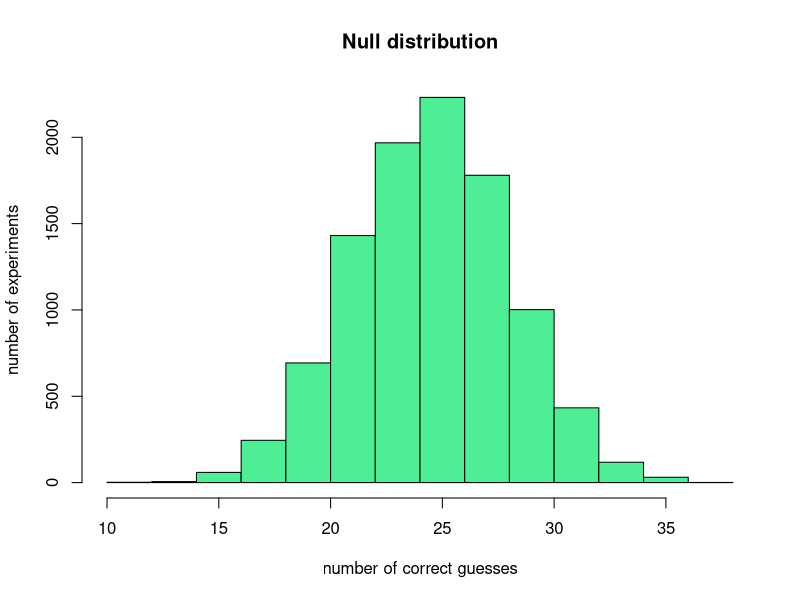
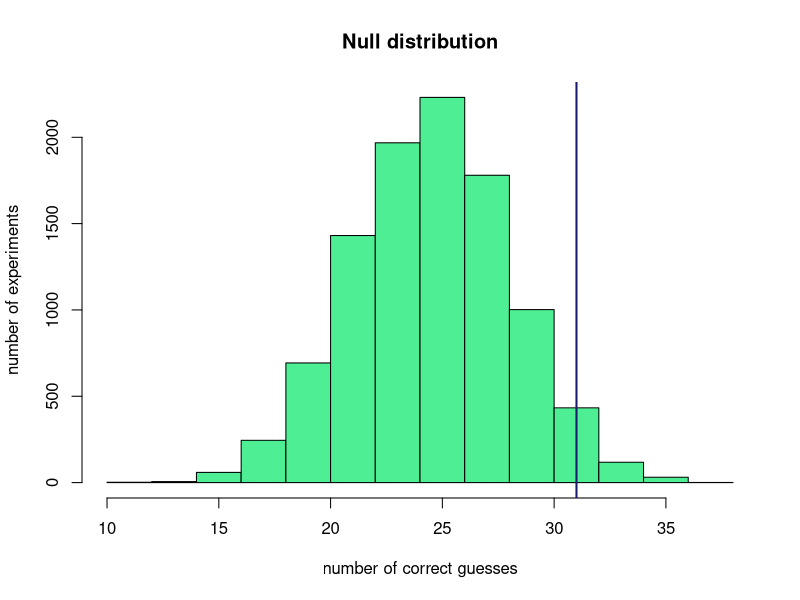

Recreate these plots in R, in order.
## ---- chunk 1
library(tufte)
library(xtable)
knitr::opts_chunk$set(echo = TRUE)
knitr::opts_knit$set(global.par = TRUE)
# See https://stackoverflow.com/questions/25646333/code-chunk-font-size-in-rmarkdown-with-knitr-and-latex
def.chunk.hook  <- knitr::knit_hooks$get("chunk")
knitr::knit_hooks$set(chunk = function(x, options) 
  {
  x <- def.chunk.hook(x, options)
  ifelse(options$size != "normalsize", paste0("\\", options$size,"\n\n", x, "\n\n\\normalsize"), x)
  })
# See https://stackoverflow.com/questions/23349525/how-to-set-knitr-chunk-output-width-on-a-per-chunk-basis
knitr::knit_hooks$set(width=local({
    .width <- 0
    function(before, options, envir) {
        if (before) .width <<- options(width=options$width)
        else options(.width)
    }
}))
## ---- chunk 2
block <- sample(c(0,1),50,replace=TRUE)
block
## ---- chunk 3
correct <- sum(block)
## ---- chunk 4
number_correct <- vector(mode="numeric")
## ---- chunk 5
nexp <- 10000
for (i in 1:nexp){
  block <- sample(c(0,1),50,replace=TRUE)
  correct <- sum(block)
  number_correct = c(number_correct, correct)
}
## ---- chunk 6
hist(number_correct, col="seagreen2", main="Null distribution", xlab = "number of correct guesses", ylab = "number of experiments")
## ---- chunk 7
hist(number_correct, col="seagreen2", main="Null distribution", xlab = "number of correct guesses", ylab = "number of experiments")
abline(v=31,col="midnightblue",lwd=2)
## ---- chunk 8
sum(number_correct>=31)
## ---- chunk 9
p = sum(number_correct>=31)/nexp

## ---- chunk 10
all_experiments <- sample(c(0,1), 50*nexp, replace=TRUE)
all_experiments <- matrix(all_experiments,ncol=50)
number_correct <- rowSums(all_experiments)
p = sum(number_correct>=31)/nexp
p
